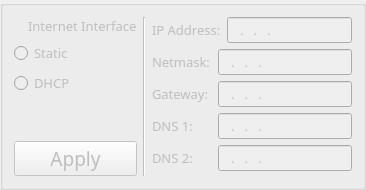
      <widget class="QGroupBox" name="groupBox_4" >
       <property name="enabled" >
        <bool>false</bool>
       </property>
       <property name="font" >
        <font>
         <family>Book Antiqua</family>
         <pointsize>10</pointsize>
         <weight>50</weight>
         <italic>false</italic>
         <bold>false</bold>
         <underline>false</underline>
         <strikeout>false</strikeout>
        </font>
       </property>
       <layout class="QHBoxLayout" name="horizontalLayout_16" >
        <item>
         <layout class="QVBoxLayout" name="verticalLayout_8" >
          <item>
           <layout class="QHBoxLayout" name="horizontalLayout_7" >
            <item>
             <widget class="QLabel" name="labelNetwork1_2" >
              <property name="enabled" >
               <bool>false</bool>
              </property>
              <property name="pixmap" >
               <pixmap resource="cinecastui.qrc" >:/CineCastUi/Resources/netconnect.png</pixmap>
              </property>
             </widget>
            </item>
            <item>
             <widget class="QLabel" name="label_3" >
              <property name="text" >
               <string>Internet Interface</string>
              </property>
             </widget>
            </item>
           </layout>
          </item>
          <item>
           <widget class="QRadioButton" name="radioButtonStatic_2" >
            <property name="text" >
             <string>Static</string>
            </property>
           </widget>
          </item>
          <item>
           <widget class="QRadioButton" name="radioButtonDhcp_2" >
            <property name="text" >
             <string>DHCP</string>
            </property>
           </widget>
          </item>
          <item>
           <spacer name="verticalSpacer_5" >
            <property name="orientation" >
             <enum>Qt::Vertical</enum>
            </property>
            <property name="sizeHint" stdset="0" >
             <size>
              <width>20</width>
              <height>40</height>
             </size>
            </property>
           </spacer>
          </item>
          <item>
           <widget class="QPushButton" name="pushButtonApply2" >
            <property name="minimumSize" >
             <size>
              <width>0</width>
              <height>0</height>
             </size>
            </property>
            <property name="font" >
             <font>
              <family>Book Antiqua</family>
              <pointsize>14</pointsize>
              <weight>50</weight>
              <italic>false</italic>
              <bold>false</bold>
              <underline>false</underline>
              <strikeout>false</strikeout>
             </font>
            </property>
            <property name="text" >
             <string>Apply</string>
            </property>
           </widget>
          </item>
         </layout>
        </item>
        <item>
         <widget class="Line" name="line_2" >
          <property name="orientation" >
           <enum>Qt::Vertical</enum>
          </property>
         </widget>
        </item>
        <item>
         <layout class="QVBoxLayout" name="verticalLayout_9" >
          <item>
           <layout class="QHBoxLayout" name="horizontalLayout_9" >
            <item>
             <widget class="QLabel" name="label_ip_2" >
              <property name="minimumSize" >
               <size>
                <width>60</width>
                <height>0</height>
               </size>
              </property>
              <property name="maximumSize" >
               <size>
                <width>120</width>
                <height>16777215</height>
               </size>
              </property>
              <property name="text" >
               <string>IP Address:</string>
              </property>
             </widget>
            </item>
            <item>
             <widget class="QLineEdit" name="lineEdit_Ip_2" >
              <property name="minimumSize" >
               <size>
                <width>100</width>
                <height>0</height>
               </size>
              </property>
              <property name="maximumSize" >
               <size>
                <width>140</width>
                <height>16777215</height>
               </size>
              </property>
              <property name="inputMask" >
               <string>000.000.000.000; </string>
              </property>
             </widget>
            </item>
           </layout>
          </item>
          <item>
           <layout class="QHBoxLayout" name="horizontalLayout_10" >
            <item>
             <widget class="QLabel" name="label_Netm_mask_2" >
              <property name="minimumSize" >
               <size>
                <width>60</width>
                <height>0</height>
               </size>
              </property>
              <property name="maximumSize" >
               <size>
                <width>120</width>
                <height>16777215</height>
               </size>
              </property>
              <property name="text" >
               <string>Netmask:</string>
              </property>
             </widget>
            </item>
            <item>
             <widget class="QLineEdit" name="lineEdit_Net_AsK_2" >
              <property name="minimumSize" >
               <size>
                <width>100</width>
                <height>0</height>
               </size>
              </property>
              <property name="maximumSize" >
               <size>
                <width>140</width>
                <height>16777215</height>
               </size>
              </property>
              <property name="inputMask" >
               <string>000.000.000.000; </string>
              </property>
             </widget>
            </item>
           </layout>
          </item>
          <item>
           <layout class="QHBoxLayout" name="horizontalLayout_19" >
            <item>
             <widget class="QLabel" name="label_Gateway_4" >
              <property name="minimumSize" >
               <size>
                <width>60</width>
                <height>0</height>
               </size>
              </property>
              <property name="maximumSize" >
               <size>
                <width>120</width>
                <height>16777215</height>
               </size>
              </property>
              <property name="text" >
               <string>Gateway:</string>
              </property>
             </widget>
            </item>
            <item>
             <widget class="QLineEdit" name="lineEdit_GateWay_2" >
              <property name="minimumSize" >
               <size>
                <width>100</width>
                <height>0</height>
               </size>
              </property>
              <property name="maximumSize" >
               <size>
                <width>140</width>
                <height>16777215</height>
               </size>
              </property>
              <property name="inputMask" >
               <string>000.000.000.000; </string>
              </property>
             </widget>
            </item>
           </layout>
          </item>
          <item>
           <layout class="QHBoxLayout" name="horizontalLayout_20" >
            <item>
             <widget class="QLabel" name="label_DNS_3" >
              <property name="minimumSize" >
               <size>
                <width>60</width>
                <height>0</height>
               </size>
              </property>
              <property name="maximumSize" >
               <size>
                <width>120</width>
                <height>16777215</height>
               </size>
              </property>
              <property name="text" >
               <string>DNS 1:</string>
              </property>
             </widget>
            </item>
            <item>
             <widget class="QLineEdit" name="lineEdit_DNS_3" >
              <property name="minimumSize" >
               <size>
                <width>100</width>
                <height>0</height>
               </size>
              </property>
              <property name="maximumSize" >
               <size>
                <width>140</width>
                <height>16777215</height>
               </size>
              </property>
              <property name="inputMask" >
               <string>000.000.000.000; </string>
              </property>
             </widget>
            </item>
           </layout>
          </item>
          <item>
           <layout class="QHBoxLayout" name="horizontalLayout_11" >
            <item>
             <widget class="QLabel" name="label_DNS_4" >
              <property name="minimumSize" >
               <size>
                <width>60</width>
                <height>0</height>
               </size>
              </property>
              <property name="maximumSize" >
               <size>
                <width>120</width>
                <height>16777215</height>
               </size>
              </property>
              <property name="text" >
               <string>DNS 2:</string>
              </property>
             </widget>
            </item>
            <item>
             <widget class="QLineEdit" name="lineEdit_DNS_4" >
              <property name="minimumSize" >
               <size>
                <width>100</width>
                <height>0</height>
               </size>
              </property>
              <property name="maximumSize" >
               <size>
                <width>140</width>
                <height>16777215</height>
               </size>
              </property>
              <property name="inputMask" >
               <string>000.000.000.000; </string>
              </property>
             </widget>
            </item>
           </layout>
          </item>
         </layout>
        </item>
       </layout>
      </widget>
